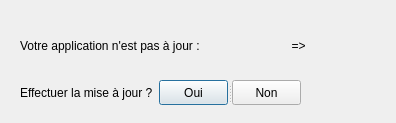
<?xml version="1.0" encoding="UTF-8"?>
<ui version="4.0">
 <class>Dialog</class>
 <widget class="QDialog" name="Dialog">
  <property name="geometry">
   <rect>
    <x>0</x>
    <y>0</y>
    <width>396</width>
    <height>123</height>
   </rect>
  </property>
  <property name="windowTitle">
   <string>Dialog</string>
  </property>
  <widget class="QWidget" name="">
   <property name="geometry">
    <rect>
     <x>20</x>
     <y>20</y>
     <width>371</width>
     <height>51</height>
    </rect>
   </property>
   <layout class="QHBoxLayout" name="horizontalLayout">
    <item>
     <widget class="QLabel" name="label">
      <property name="text">
       <string>Votre application n'est pas à jour :</string>
      </property>
     </widget>
    </item>
    <item>
     <widget class="QLabel" name="current_version">
      <property name="text">
       <string/>
      </property>
     </widget>
    </item>
    <item>
     <widget class="QLabel" name="label_3">
      <property name="text">
       <string>=&gt;</string>
      </property>
      <property name="alignment">
       <set>Qt::AlignCenter</set>
      </property>
     </widget>
    </item>
    <item>
     <widget class="QLabel" name="repo_version">
      <property name="text">
       <string/>
      </property>
     </widget>
    </item>
   </layout>
  </widget>
  <widget class="QWidget" name="">
   <property name="geometry">
    <rect>
     <x>20</x>
     <y>80</y>
     <width>282</width>
     <height>25</height>
    </rect>
   </property>
   <layout class="QHBoxLayout" name="horizontalLayout_2">
    <item>
     <widget class="QLabel" name="label_2">
      <property name="text">
       <string>Effectuer la mise à jour ?</string>
      </property>
     </widget>
    </item>
    <item>
     <widget class="QSplitter" name="splitter">
      <property name="orientation">
       <enum>Qt::Horizontal</enum>
      </property>
      <widget class="QSplitter" name="splitter_2">
       <property name="orientation">
        <enum>Qt::Horizontal</enum>
       </property>
       <widget class="QPushButton" name="button_update">
        <property name="text">
         <string>Oui</string>
        </property>
       </widget>
       <widget class="QPushButton" name="button_dont_update">
        <property name="text">
         <string>Non</string>
        </property>
       </widget>
      </widget>
     </widget>
    </item>
   </layout>
  </widget>
 </widget>
 <resources/>
 <connections/>
</ui>
